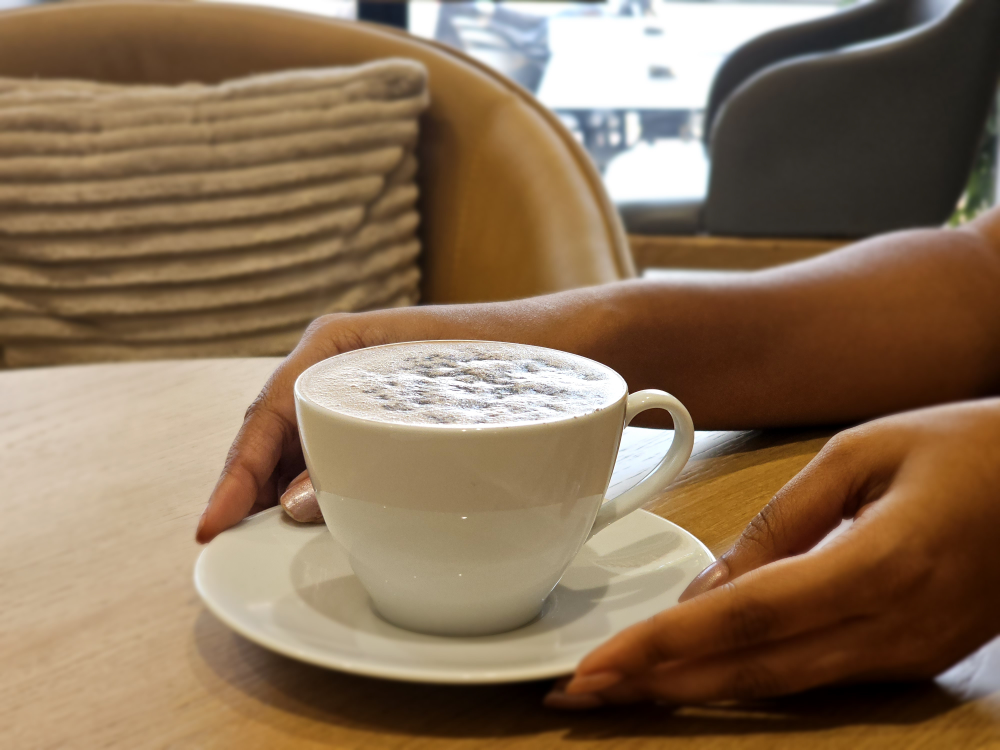
#> input picture input/20241106_164438.jpg, 4000 x 3000 px (shown at 1/4 size)
$ python -i PolaroidBuilder.py   (imports and definitions only)
#> lines starting #> are read from the running program, lines starting #| are printed output that depends on the picture
### PolaroidSettings.py
from enum import Enum


class ImageFactor:
    def __init__(self, left, right, top, bottom, main_text_height, main_text_start, sub_text_height, sub_text_start, main_text_rotation, main_text_font_factor, sub_text_font_factor, main_text_alignment, sub_text_alignment):
        self.left_factor = left
        self.right_factor = right
        self.bottom_factor = bottom
        self.top_factor = top

        self.main_text_height_factor = main_text_height
        self.main_text_start_factor = main_text_start
        self.sub_text_height_factor = sub_text_height
        self.sub_text_start_factor = sub_text_start

        self.main_text_rotation_angle = main_text_rotation
        self.main_text_font_factor = main_text_font_factor
        self.main_text_alignment = main_text_alignment
        self.sub_text_alignment = sub_text_alignment
        self.sub_text_font_factor = sub_text_font_factor


class ImageSettings:
    def __init__(self, landscape_factor, portrait_factor, portrait_blur=False, is_compacted=False):
        self.portrait_factor = portrait_factor
        self.landscape_factor = landscape_factor
        self.requires_blur_for_portrait = portrait_blur
        self.is_compacted = is_compacted

class PolaroidMode(Enum):
   FULL_POLAROID = ImageSettings(
       portrait_factor=ImageFactor(0.02,0.02,0.02,0.13,0.93, 0.5, 0.96,0.5, 0,30.44,42.14, "left", "left"),
       landscape_factor=ImageFactor(0.02,0.02,0.02,0.125,0.93, 0.5, 0.97,0.5, 0,31.44,44.14, "left", "left")
   )
   INSTA_SQUARED = ImageSettings(
       portrait_factor=ImageFactor(0,0,0.07,0.13,0.94, 0.5, 0.975,0.5, 0,34.44,48.14, "left", "left"),
       landscape_factor=ImageFactor(0,0,0.07,0.145,0.92, 0.5, 0.96,0.5, 0,30.44,44.14, "left", "left"),
       portrait_blur=True
   )
   HALF_POLAROID = ImageSettings(
       portrait_factor=ImageFactor(0, 0, 0.03, 0.13, 0.93, 0.5, 0.955, 0.5, 0,30.44,41.14, "left", "left"),
       landscape_factor=ImageFactor(0, 0, 0.03, 0.145, 0.91, 0.5, 0.945, 0.5, 0,30.44,44.14, "left", "left")
   )
   QUARTER_POLAROID = ImageSettings(
       portrait_factor=ImageFactor(0, 0, 0, 0.11, 0.945, 0.5, 0.97, 0.5, 0,30.44,42.14, "left", "left"),
       landscape_factor=ImageFactor(0, 0, 0, 0.12, 0.925, 0.5, 0.965, 0.5, 0,30.44,44.14, "left", "left")
   )

   FULL_POLAROID_COMPACT = ImageSettings(
       portrait_factor=ImageFactor(0.02,0.02,0.02,0.13,0.945, 0.05, 0.96,0.95, 0,33.44,48.14, "left", "left"),
       landscape_factor=ImageFactor(0.02,0.02,0.02,0.125,0.94, 0.05, 0.96,0.95, 0,32.44,44.14, "left", "left"),
       is_compacted=True
   )
   INSTA_SQUARED_COMPACT = ImageSettings(
       portrait_factor=ImageFactor(0,0,0.07,0.13,0.96, 0.05, 0.975,0.95, 0,33.44,48.14, "left", "left"),
       landscape_factor=ImageFactor(0,0,0.07,0.145,0.94, 0.05, 0.955,0.95, 0,31.44,44.14, "left", "left"),
       portrait_blur=True,
       is_compacted=True
   )
   HALF_POLAROID_COMPACT = ImageSettings(
       portrait_factor=ImageFactor(0, 0, 0.03, 0.13, 0.945, 0.05, 0.955, 0.95, 0,34.44,48.14, "left", "left"),
       landscape_factor=ImageFactor(0, 0, 0.03, 0.145, 0.935, 0.05, 0.945, 0.95, 0,30.44,44.14, "left", "left"),
       is_compacted=True
   )
   QUARTER_POLAROID_COMPACT = ImageSettings(
       portrait_factor=ImageFactor(0, 0, 0, 0.11, 0.955, 0.05, 0.97, 0.95, 0,33.44,47.14, "left", "left"),
       landscape_factor=ImageFactor(0, 0, 0, 0.12, 0.945, 0.05, 0.96, 0.95, 0,30.44,44.14, "left", "left"),
       is_compacted=True
   )

class ColorSchema:
    def __init__(self, main_line_color, sub_line_color, background_color):
        self.main_color = main_line_color
        self.sub_color = sub_line_color
        self.background_color = background_color

class ColorMode(Enum):
    LIGHT = ColorSchema((0, 0, 0), (128, 128, 128), (255, 255, 255))
    DARK = ColorSchema((255, 255, 255), (128, 128, 128),(0, 0, 0))

### PolaroidBuilder.py
import os
import traceback

from PolaroidSettings import PolaroidMode, ImageFactor, ColorMode
#> further down, picture is the input picture: PIL image 4000x3000 RGB; mean R, G, B 136.3, 111.9, 86.3
from datetime import datetime
from PIL import ImageOps, ImageDraw, ImageFont, ImageFilter
from PIL import Image
from PIL.ExifTags import TAGS
import PIL
# from memory_profiler import profile
PIL.Image.MAX_IMAGE_PIXELS = 933120000

#@profile
# [110 lines left out: functions add_margin, draw_text, get_meta_data, generate_standard_text_lines, generate_compacted_text_lines, not called in this run]

#@profile
def blur_burst_center_image(im:Image.Image) -> Image.Image:
    blurred_image = im.filter(ImageFilter.GaussianBlur(200))
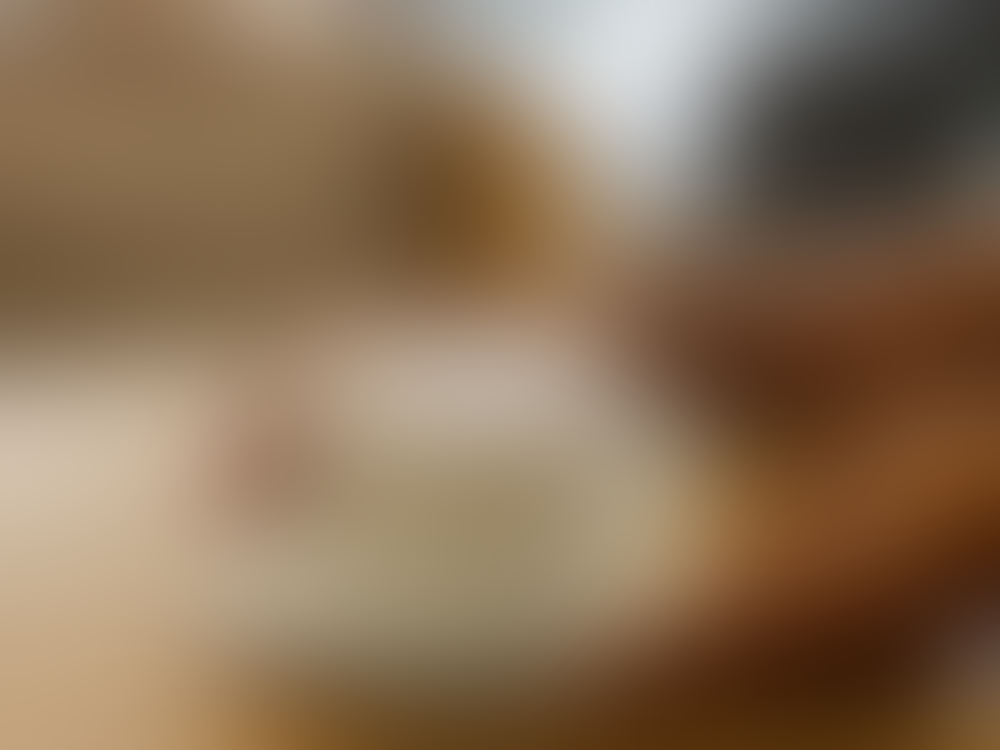
#> blurred_image: PIL image 4000x3000 RGB (shown at 1/4 size); mean R, G, B 137.5, 113, 87.1
    blurred_burst_image = blurred_image.resize((2*im.height, im.height))
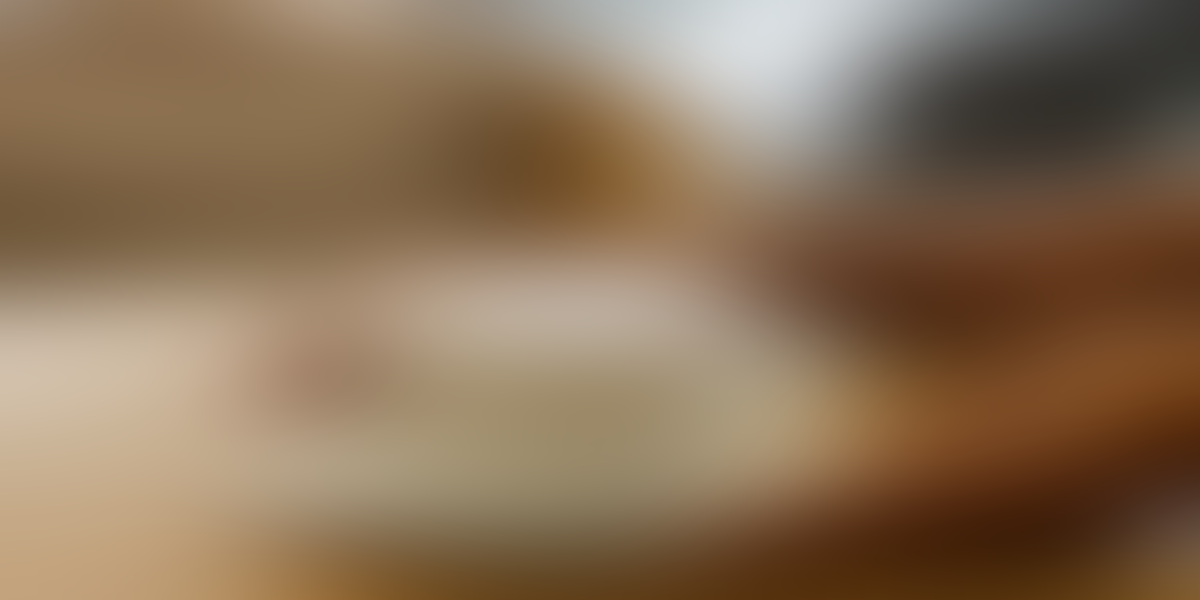
#> blurred_burst_image: PIL image 6000x3000 RGB (shown at 1/5 size); mean R, G, B 137.5, 113, 87.1
    blurred_burst_cropped_image = blurred_burst_image.crop((im.height*0.4, 0, im.height*1.6, im.height))
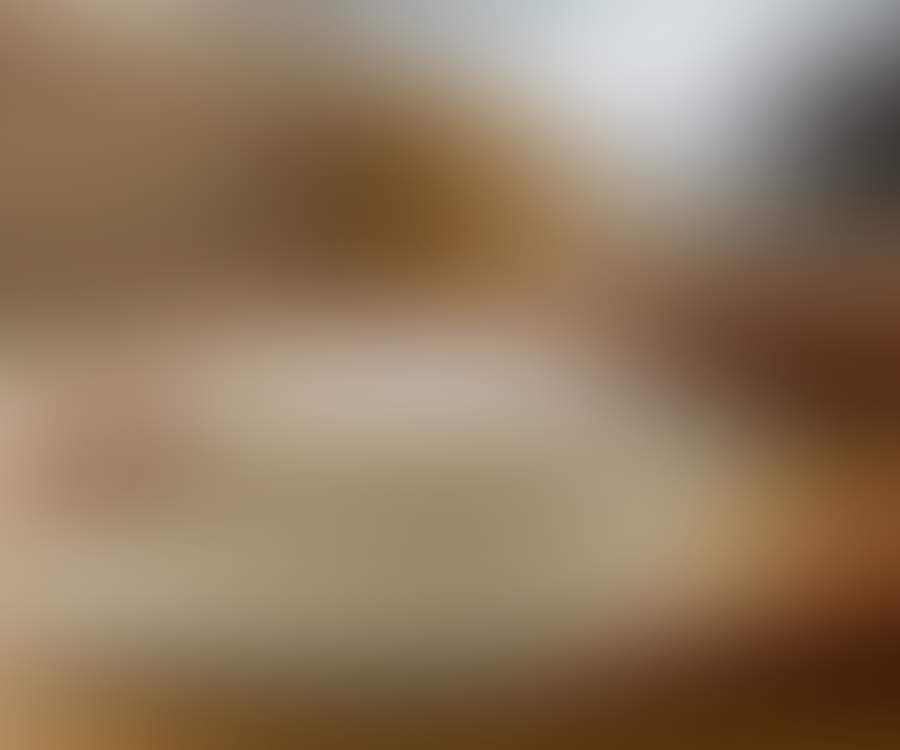
#> blurred_burst_cropped_image: PIL image 3600x3000 RGB (shown at 1/4 size); mean R, G, B 143.9, 121.2, 95.4
    left_start = (blurred_burst_cropped_image.width-im.width)//2
#> left_start = -200
    blurred_burst_cropped_image.paste(im, (left_start, 0))
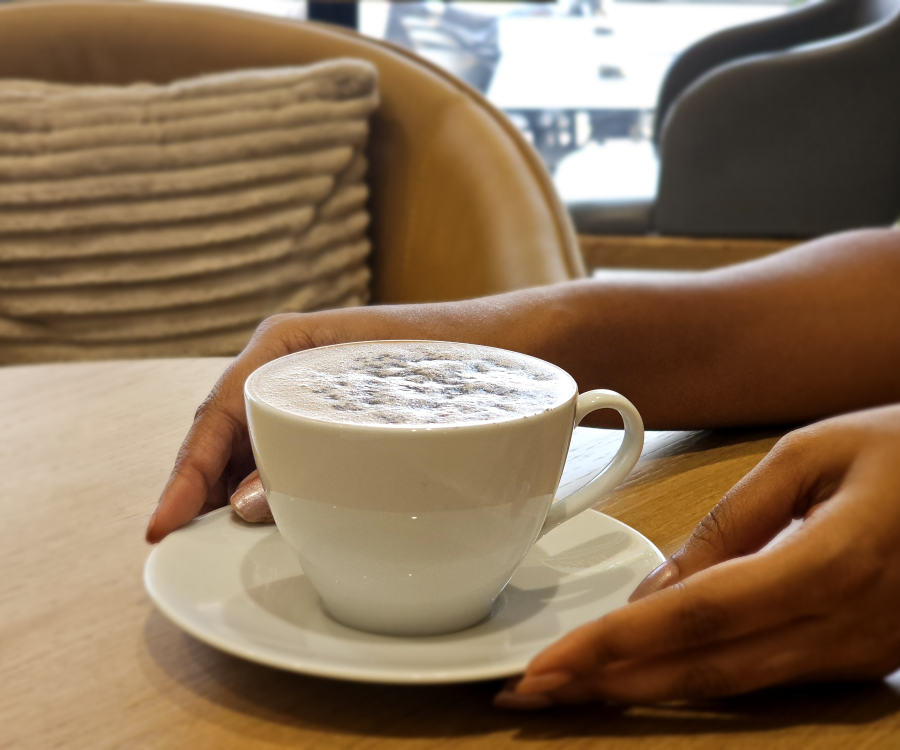
#> blurred_burst_cropped_image: PIL image 3600x3000 RGB (shown at 1/4 size); mean R, G, B 137.4, 113.2, 87.5
    return blurred_burst_cropped_image


#@profile
# [29 lines left out: function generate_polaroid, not called in this run]


def generate_polaroid_from_url(image_url:str, polaroid_type:PolaroidMode, color_mode:ColorMode) -> Image.Image:
    with Image.open(image_url) as im:
        return generate_polaroid(im, polaroid_type, color_mode)

>>> from PIL import Image
>>> picture = Image.open('input/20241106_164438.jpg')
>>> result = blur_burst_center_image(picture)
